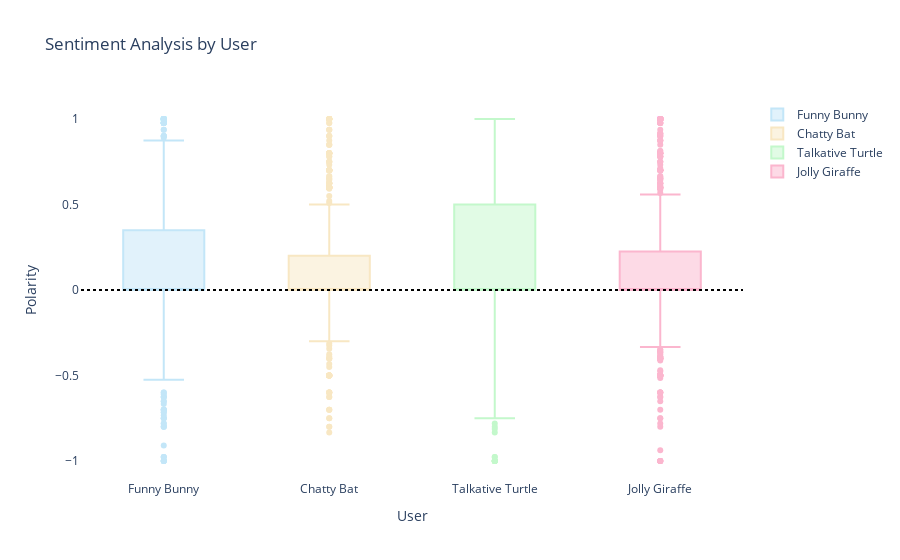

Write notebook code for a chart like this one.
### Markdown cell above
## Text analysis
A sentiment analysis is performed on the messages, using the TextBlob library to calculate the polarity (positive or negative sentiment) of each message. 

NLTK is then used to clean text and calculate word frequencies for a wordcloud plot using the WordCloud library.

### Code cell
# Perform sentiment analysis per user
from textblob import TextBlob
import plotly.express as px

# Function to get the polarity of a text
def get_polarity(text):
    return TextBlob(text).sentiment.polarity

# Apply the function to the 'message' column
chat_data['polarity'] =chat_data['message'].apply(get_polarity)

# Group by user and calculate the mean polarity
user_sentiment = chat_data.groupby('user')['polarity']
user_sentiment

import plotly.graph_objects as go

# Define a pastel color palette
pastel_colors = ['#C3E6F8', '#F8E7C3', '#C3F8CB', '#FBB6CE']

fig = go.Figure()

# Iterate over each user and create a box plot
for i, user in enumerate(chat_data['user'].unique()):
    user_data = chat_data[chat_data['user'] == user]
    fig.add_trace(go.Box(y=user_data['polarity'], name=user, marker_color=pastel_colors[i % len(pastel_colors)]))

# Add a dotted zero line
fig.add_shape(type='line', x0=-0.5, y0=0, x1=len(chat_data['user'].unique()) - 0.5, y1=0, line=dict(color='black', dash='dot'))

# Update the layout
fig.update_layout(
    title='Sentiment Analysis by User',
    yaxis_title='Polarity',
    xaxis_title='User',
    plot_bgcolor='white',
    paper_bgcolor='white'
)

# Show the plot
fig.show()

### Figure 1 — Plotly figure (JSON) as saved in the notebook; plotly's stock layout.template omitted (floating-point values rounded to 4 significant figures; data arrays with more than 128 entries replaced by an {"elided": "..."} marker saying what was removed)
{"data": [{"marker": {"color": "#C3E6F8"}, "name": "Funny Bunny", "type": "box", "y": {"elided": "1542 float values"}}, {"marker": {"color": "#F8E7C3"}, "name": "Chatty Bat", "type": "box", "y": {"elided": "763 float values"}}, {"marker": {"color": "#C3F8CB"}, "name": "Talkative Turtle", "type": "box", "y": {"elided": "839 float values"}}, {"marker": {"color": "#FBB6CE"}, "name": "Jolly Giraffe", "type": "box", "y": {"elided": "1430 float values"}}], "layout": {"paper_bgcolor": "white", "plot_bgcolor": "white", "shapes": [{"line": {"color": "black", "dash": "dot"}, "type": "line", "x0": -0.5, "x1": 3.5, "y0": 0, "y1": 0}], "title": {"text": "Sentiment Analysis by User"}, "xaxis": {"title": {"text": "User"}}, "yaxis": {"title": {"text": "Polarity"}}}}
